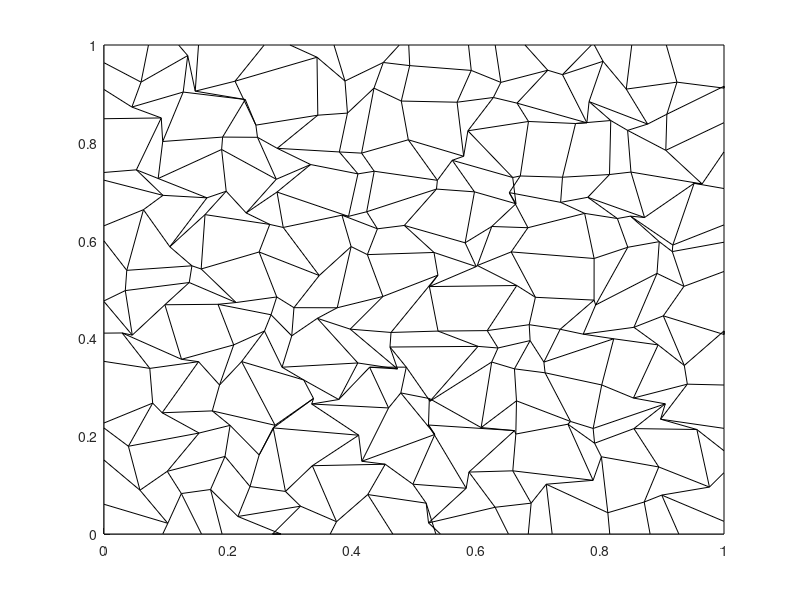

Write the MATLAB code that produced this figure.
clear all; close all; clc
% random mesh generated for quadrilaterals

logi_save_plots = false;
logi_write_file = true;

logi_mid_x_xy = false;

L=1;
n=16;
h=L/n;
xi=linspace(0,L,n+1);
eta=xi;
fraction=0.66;
BT=false;

x=zeros(n+1,n+1);
y=x;
for i=1:n+1
    ax=1;   if(i==1||i==n+1),ax=0;end
    for j=1:n+1
        ay=1;   if(j==1||j==n+1),ay=0;end
        x(i,j) = xi(i) + (2*rand(1,1)-1)*h*fraction*ax;
        y(i,j) = eta(j)+ (2*rand(1,1)-1)*h*fraction*ay;
    end
end

figure(1)
surf(x,y,ones(n+1,n+1)*0,'FaceColor','white')
view(0,90)
output_file1=strcat('.\figs\random_quad_mesh_L',int2str(L),'_n',int2str(n),'_a',num2str(fraction,3));
if(logi_save_plots)
    print('-dpdf',strcat(output_file1,'.pdf'));
    print('-dpng',strcat(output_file1,'.png'));
    saveas(gcf,strcat(output_file1,'.fig'),'fig');
end

%---------------------------------------------
% keep x=L/2 a straight line
if logi_mid_x_xy
    if(mod(n,2)==0)
        xx=x;
        xx(n/2+1,:)=L/2;
        figure(2)
        surf(xx,y,ones(n+1,n+1))
        view(0,90)
    end
    output_file2=strcat('.\figs\random_quad_mesh_mid_x_L',int2str(L),'_n',int2str(n),'_a',num2str(fraction,3));
    if(logi_save_plots)
        print('-dpdf',strcat(output_file2,'.pdf'));
        print('-dpng',strcat(output_file2,'.png'));
        saveas(gcf,strcat(output_file2,'.fig'),'fig');
    end
end
%---------------------------------------------
% keep x=L/2  and y=L/2 as straight lines
if logi_mid_x_xy
    if(mod(n,2)==0)
        yy=y;
        yy(:,n/2+1)=L/2;
        figure(3)
        surf(xx,yy,ones(n+1,n+1))
        view(0,90)
    end
    output_file3=strcat('.\figs\random_quad_mesh_mid_xy_L',int2str(L),'_n',int2str(n),'_a',num2str(fraction,3));
    if(logi_save_plots)
        print('-dpdf',strcat(output_file3,'.pdf'));
        print('-dpng',strcat(output_file3,'.png'));
        saveas(gcf,strcat(output_file3,'.fig'),'fig');
    end
end
%
%---------------------------------------------
%
if(~logi_write_file), return; end;
%
%---------------------------------------------
% save txt file
matID=1;
srcID=1;

% date and time;
[yr, mo, da, hr, mi, s] = datevec(now);

%%%%%%%%%%%%%%%%%%%%%
output_file1=strcat(output_file1,'.txt')
fid=fopen(output_file1,'w');

fprintf(fid,'# Date: %d/%d/%d   Time: %d:%d\n', mo, da, yr, hr, mi);

fprintf(fid,'# dimensions \n');
fprintf(fid,'%g %g \n',L,L);

ncells = n*n;

fprintf(fid,'# connectivity \n');
fprintf(fid,'%d\n',ncells);
for iel=1:ncells
    skip = 4*(iel-1);
    i1 = skip + 1;
    i2 = skip + 2;
    i3 = skip + 3;
    i4 = skip + 4;
    fprintf(fid,'%d %d %d %d %d %d %d \n',4,i1,i2,i3,i4,matID,srcID);
end

fprintf(fid,'# DG vertices (counter-clockwise) \n');
fprintf(fid,'%d\n',4*ncells);
for i=1:n
    for j=1:n
        fprintf(fid,' %g %g \n %g %g \n %g %g \n %g %g \n',x(i,j)    ,y(i,j)    ,...
            x(i+1,j)  ,y(i+1,j)  ,...
            x(i+1,j+1),y(i+1,j+1),...
            x(i,j+1)  ,y(i,j+1)  );
    end
end

fprintf(fid,'# grid vertices (counter-clockwise) \n');
fprintf(fid,'%d\n',(n+1)^2);
for i=1:n+1
    for j=1:n+1
        fprintf(fid,'%g %g \n',x(i,j),y(i,j) );
    end
end

fclose(fid);

%%%%%%%%%%%%%%%%%%%%%

if logi_mid_x_xy
    %%%%%%%%%%%%%%
    if(mod(n,2)==0)
        %%%%%%%%%%%%%%
        output_file2=strcat(output_file2,'.txt')
        fid=fopen(output_file2,'w');
        
        fprintf(fid,'# Date: %d/%d/%d   Time: %d:%d\n', mo, da, yr, hr, mi);
        
        fprintf(fid,'# dimensions \n');
        fprintf(fid,'%g %g \n',L,L);
        
        fprintf(fid,'# connectivity \n');
        fprintf(fid,'%d\n',ncells);
        for iel=1:ncells
            skip = 4*(iel-1);
            i1 = skip + 1;
            i2 = skip + 2;
            i3 = skip + 3;
            i4 = skip + 4;
            fprintf(fid,'%d %d %d %d %d %d %d \n',4,i1,i2,i3,i4,matID,srcID);
        end
        
        fprintf(fid,'# DG vertices (counter-clockwise) \n');
        fprintf(fid,'%d\n',4*ncells);
        for i=1:n
            for j=1:n
                fprintf(fid,' %g %g \n %g %g \n %g %g \n %g %g \n',xx(i,j)    ,y(i,j)    ,...
                    xx(i+1,j)  ,y(i+1,j)  ,...
                    xx(i+1,j+1),y(i+1,j+1),...
                    xx(i,j+1)  ,y(i,j+1)  );
            end
        end
        
        fprintf(fid,'# grid vertices (counter-clockwise) \n');
        fprintf(fid,'%d\n',(n+1)^2);
        for i=1:n+1
            for j=1:n+1
                fprintf(fid,'%g %g \n',xx(i,j),y(i,j) );
            end
        end
        
        fclose(fid);
        %%%%%%%%%%%%%%%%%%%%%
        output_file3=strcat(output_file3,'.txt')
        fid=fopen(output_file3,'w');
        
        fprintf(fid,'# Date: %d/%d/%d   Time: %d:%d\n', mo, da, yr, hr, mi);
        
        fprintf(fid,'# dimensions \n');
        fprintf(fid,'%g %g \n',L,L);
        
        fprintf(fid,'# connectivity \n');
        fprintf(fid,'%d\n',ncells);
        for iel=1:ncells
            skip = 4*(iel-1);
            i1 = skip + 1;
            i2 = skip + 2;
            i3 = skip + 3;
            i4 = skip + 4;
            fprintf(fid,'%d %d %d %d %d %d %d \n',4,i1,i2,i3,i4,matID,srcID);
        end
        
        fprintf(fid,'# DG vertices (counter-clockwise) \n');
        fprintf(fid,'%d\n',4*ncells);
        for i=1:n
            for j=1:n
                fprintf(fid,' %g %g \n %g %g \n %g %g \n %g %g \n',xx(i,j)    ,yy(i,j)    ,...
                    xx(i+1,j)  ,yy(i+1,j)  ,...
                    xx(i+1,j+1),yy(i+1,j+1),...
                    xx(i,j+1)  ,yy(i,j+1)  );
            end
        end
        
        fprintf(fid,'# grid vertices (counter-clockwise) \n');
        fprintf(fid,'%d\n',(n+1)^2);
        for i=1:n+1
            for j=1:n+1
                fprintf(fid,'%g %g \n',xx(i,j),yy(i,j) );
            end
        end
        
        fclose(fid);
        %%%%%%%%%%%%%%
    end
    %%%%%%%%%%%%%%
end

% % % for BT's code, not used anymore
% % %
% % % matID=0;
% % % srcID=0;
% % % %%%%%%%%%%%%%%%%%%%%%
% % % output_file1=strcat(output_file1,'.txt')
% % % fid=fopen(output_file1,'w');
% % % fprintf(fid,'%s\n','polygon');
% % % n2=n*n;
% % % fprintf(fid,'%d\n',n2);
% % % for i=1:n
% % %     for j=1:n
% % %         fprintf(fid,'%d %g %g %g %g %g %g %g %g  %d %d \n',4,x(i,j)    ,y(i,j)    ,...
% % %                                                              x(i+1,j)  ,y(i+1,j)  ,...
% % %                                                              x(i+1,j+1),y(i+1,j+1),...
% % %                                                              x(i,j+1)  ,y(i,j+1)  ,matID,srcID);
% % %     end
% % % end
% % % fclose(fid)
% % % %%%%%%%%%%%%%%%%%%%%%
% % % output_file2=strcat(output_file2,'.txt')
% % % fid=fopen(output_file2,'w');
% % % fprintf(fid,'%s\n','polygon');
% % % n2=n*n;
% % % fprintf(fid,'%d\n',n2);
% % % for i=1:n
% % %     for j=1:n
% % %         fprintf(fid,'%d %g %g %g %g %g %g %g %g  %d %d \n',4,xx(i,j)    ,y(i,j)    ,...
% % %                                                              xx(i+1,j)  ,y(i+1,j)  ,...
% % %                                                              xx(i+1,j+1),y(i+1,j+1),...
% % %                                                              xx(i,j+1)  ,y(i,j+1)  ,matID,srcID);
% % %     end
% % % end
% % % fclose(fid)
% % % %%%%%%%%%%%%%%%%%%%%%
% % % output_file3=strcat(output_file3,'.txt')
% % % fid=fopen(output_file3,'w');
% % % fprintf(fid,'%s\n','polygon');
% % % n2=n*n;
% % % fprintf(fid,'%d\n',n2);
% % % for i=1:n
% % %     for j=1:n
% % %         fprintf(fid,'%d %g %g %g %g %g %g %g %g  %d %d \n',4,xx(i,j)    ,yy(i,j)    ,...
% % %                                                              xx(i+1,j)  ,yy(i+1,j)  ,...
% % %                                                              xx(i+1,j+1),yy(i+1,j+1),...
% % %                                                              xx(i,j+1)  ,yy(i,j+1)  ,matID,srcID);
% % %     end
% % % end
% % % fclose(fid)
